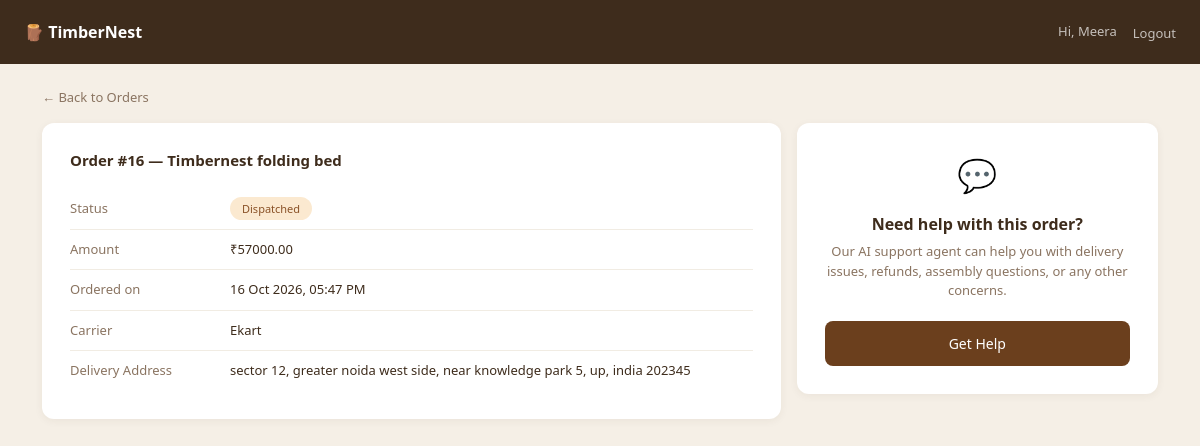
Page /orders/16/ (signed in) on the committed database.
### orders/models.py (models this page shows, shortened)
class Order(models.Model):
    STATUS_CHOICE = [
        ("pending", "Pending"),
        ("dispatched", "Dispatched"),
        ("delivered", "Delivered"),
        ("cancelled", "Cancelled")
    ]
    user = models.ForeignKey(User, on_delete=models.CASCADE, related_name="orders")
    product = models.ForeignKey(Product, on_delete=models.SET_NULL, null=True, related_name="orders")
    product_name = models.CharField(max_length=255)
    amount = models.DecimalField(max_digits=10, decimal_places=2)
    status = models.CharField(max_length=100, choices=STATUS_CHOICE, default="pending")
    carrier = models.CharField(max_length=100, blank=True)
    tracking_number = models.CharField(max_length=100, blank=True)
    delivery = models.TextField(blank=True)
    created_at = models.DateTimeField(auto_now_add=True)
    updated_at = models.DateTimeField(auto_now=True, null=True)

### orders/views.py (the view)
# urls.py: path("<int:order_id>/", views.order_detail, name="order_detail"),
@login_required
def order_detail(request, order_id):
    order = get_object_or_404(Order, id=order_id, user=request.user)
    refunds = RefundRequest.objects.filter(order=order)
    try:
        conversation = Conversation.objects.get(user=request.user, order=order)
        previous_messages = conversation.messages.order_by('created_at')
    except Conversation.DoesNotExist:
        conversation = None
        previous_messages = []
    context = {
        "order": order,
        "refunds": refunds,
        "conversation": conversation,
        "previous_messages": previous_messages
    }
    return render(request, "order_detail.html", context)

### templates/order_detail.html (shortened to what this page needs)
<!DOCTYPE html>
<html lang="en">
<head>
  <link href="https://cdn.jsdelivr.net/npm/bootstrap@5.3.0/dist/css/bootstrap.min.css" rel="stylesheet"/>
</head>
<body>
<nav class="navbar d-flex align-items-center justify-content-between">
  <span class="navbar-brand">🪵 TimberNest</span>
  <div class="d-flex align-items-center">
    <span class="navbar-text">Hi, {{ request.user.first_name }}</span>
    <form method="POST" action="{% url 'logout' %}" style="display:inline;">
      <button type="submit" class="logout-btn">Logout</button>
    </form>
  </div>
</nav>
<div class="container">
  <a href="{% url 'orders_list' %}" class="back-link">← Back to Orders</a>
  <div class="row g-3">
    <div class="col-md-8">
      <div class="detail-card">
        <h6>Order #{{ order.id }} — {{ order.product_name }}</h6>
        <div class="detail-row">
          <span class="detail-label">Status</span>
          <span class="detail-value">
            <span class="badge-{{ order.status }}">
              {{ order.get_status_display }}
            </span>
          </span>
        </div>
        <div class="detail-row">
          <span class="detail-label">Amount</span>
          <span class="detail-value">₹{{ order.amount }}</span>
        </div>
        <div class="detail-row">
          <span class="detail-label">Ordered on</span>
          <span class="detail-value">{{ order.created_at|date:"d M Y, h:i A" }}</span>
        </div>
        {% if order.carrier %}
        <div class="detail-row">
          <span class="detail-label">Carrier</span>
          <span class="detail-value">{{ order.carrier }}</span>
        </div>
        {% endif %}
        {% if order.delivery %}
        <div class="detail-row">
          <span class="detail-label">Delivery Address</span>
          <span class="detail-value">{{ order.delivery }}</span>
        </div>
        {% endif %}
      </div>
    </div>
    <div class="col-md-4">
        <div class="help-card" id="help-card">
          <div style="font-size:32px;">💬</div>
          <h6>Need help with this order?</h6>
          <p>Our AI support agent can help you with delivery issues, refunds, assembly questions, or any other concerns.</p>
          <button onclick="showChat()" class="btn-help">Get Help</button>
        </div>
      </div>
  </div>
</div>
</body>
</html>

### templates/order_detail.html (style rules this page uses)
body { background: #f5efe6; font-family: 'Segoe UI', sans-serif; }
.navbar { background: #3e2c1c; padding: 14px 24px; }
.navbar-brand { color: #fff; font-weight: 700; font-size: 16px; }
.navbar-text { color: rgba(255,255,255,0.7); font-size: 13px; }
.logout-btn { color: rgba(255,255,255,0.7); font-size: 13px; background: none; border: none; cursor: pointer; margin-left: 16px; padding: 0; }
.back-link { font-size: 13px; color: #8a7461; text-decoration: none; display: inline-block; margin: 24px 0 16px; }
.detail-card { background: #fff; border-radius: 12px; padding: 28px; box-shadow: 0 2px 8px rgba(76,52,32,0.06); margin-bottom: 16px; }
.detail-card h6 { font-weight: 700; color: #3e2c1c; margin: 0 0 20px; font-size: 15px; }
.detail-row { display: flex; padding: 10px 0; border-bottom: 1px solid #f1ece3; font-size: 13px; }
.detail-row:last-child { border-bottom: none; }
.detail-label { color: #8a7461; width: 160px; flex-shrink: 0; }
.detail-value { color: #3e2c1c; font-weight: 500; }
.badge-dispatched { background: #fbe9d0; color: #8a5227; padding: 4px 12px; border-radius: 20px; font-size: 11px; font-weight: 500; }
.help-card { background: #fff; border-radius: 12px; padding: 28px; box-shadow: 0 2px 8px rgba(76,52,32,0.06); text-align: center; }
.help-card h6 { font-weight: 700; color: #3e2c1c; margin: 16px 0 8px; }
.help-card p { font-size: 13px; color: #8a7461; margin: 0 0 20px; }
.btn-help { background: #6b3f1d; color: #fff; border: none; border-radius: 8px; padding: 12px 24px; font-size: 14px; font-weight: 500; text-decoration: none; display: inline-block; width: 100%; }

### rows in the picture
Order: id "16", product_name "Timbernest folding bed", status "Dispatched", amount "57000.00", created_at "16 Oct 2026, 05:47 PM", carrier "Ekart", delivery "sector 12, greater noida west side, near knowledge park 5, up, india 202345"

### other values in the picture
{{ request.user.first_name }} "Meera"
